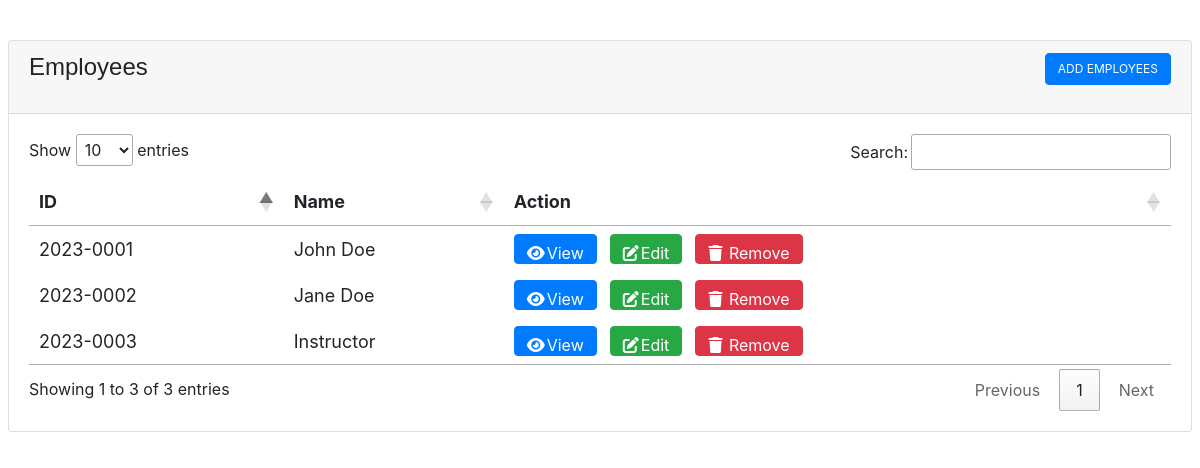
Screenshot of /front_end/employees.php with the database file from the repository.
### tables this page shows
CREATE TABLE `employees` (
  `employee_id` int(11) NOT NULL,
  `idrive_id` varchar(255) NOT NULL,
  `username` varchar(255) NOT NULL,
  `password` varchar(255) NOT NULL,
  `name` varchar(255) NOT NULL,
  `gender` varchar(255) NOT NULL,
  `age` int(11) NOT NULL,
  `email` varchar(255) NOT NULL,
  `contact_number` varchar(12) NOT NULL,
  `position` varchar(255) NOT NULL,
  `instructor_course` varchar(255) DEFAULT NULL,
  `vehicle_type` varchar(255) NOT NULL DEFAULT 'N/A',
  `date_registered` date NOT NULL DEFAULT current_timestamp(),
  `salary` decimal(10,2) NOT NULL,
  `status` int(11) NOT NULL DEFAULT 1 COMMENT 'working=1 notworking=2'
);

### front_end/employees.php (the view, shortened to what this page needs)
<?php include('../backend/db_connect.php');?>
<!DOCTYPE html>
<html>
    <head>
    <link rel="stylesheet" href="https://cdnjs.cloudflare.com/ajax/libs/font-awesome/6.4.0/css/all.min.css">
    <link rel="stylesheet" href="https://cdn.jsdelivr.net/npm/bootstrap@4.3.1/dist/css/bootstrap.min.css">
    <link rel="stylesheet" href="https://cdn.datatables.net/1.13.4/css/jquery.dataTables.css">
    <link href="../css/employees.css?v=<?php echo time(); ?>" rel="stylesheet" type="text/css"/>
    </head>
    <body>
        <div class="container-fluid mt-3">
            <div class="row pt-3">
                <div class="col-lg p-2" style="background-color:white;">
                    <div class="card">
                        <div class="card-header">
                            <div class="row">
                                <div class="col"><h4>Employees</h4></div>
                                <div class="col"><button type="button" id="add_employee" class="btn btn-primary mb-3 float-right" data-toggle="modal" data-target="#employees-modal"><span>ADD EMPLOYEES</span></button></div>
                            </div>
                        </div>
                        <div class="card-body">
                            <table id="myTable">
                                <thead>
                                <tr>
                                    <th>ID</th>
                                    <th>Name</th>
                                    <th>Action</th>
                                </tr>
                                </thead>
                                <tbody>
                                <?php
                                $sql = "SELECT * FROM employees where status = 1";
                                $stmt = $conn->prepare($sql);
                                $stmt->execute();
                                $rows = $stmt->fetchAll(PDO::FETCH_ASSOC);
                                    foreach($rows as $row) {
                                        $id = $row['idrive_id'];
                                        ?>
                                        <tr>
                                            <td><?php echo $row['idrive_id'] ?></td>
                                            <td><?php echo $row['name'] ?></td>
                                            <td class="d-flex justify-content-start">
                                            <form action="../backend/remove_employee.php" method="GET" onsubmit="return confirm('Are you sure you want to remove employee <?php echo $row['name'];?>?')">
                                                <button style="height:30px;" type="button" class="btn btn-primary" data-toggle="modal" data-target="#employee-info<?php echo $id ?>" onclick="setEmployeeID('<?php echo $id ?>')"><i class="fa-solid fa-eye"></i>View</button>
                                                <button style="height:30px;" type="button" class="btn btn-success ml-2 mr-2" data-toggle="modal" data-target="#modalicious<?php echo $id ?>"><i class="fa-solid fa-pen-to-square"></i>Edit</button>
                                                <button style="height:30px;" type="submit" class="btn btn-danger">
                                                    <i class="fa-solid fa-trash"></i> Remove
                                                </button>
                                            </form>
                                            </td>
                                        </tr>
                                        <?php
                                    }
                                ?>
                                </tbody>
                            </table>
                        </div>
                    </div>
                </div>
            </div>
        </div>
    </body>
</html>

### css/employees.css (style rules this page uses)
#myTable th { font-size: 1.5vw; }
#myTable i { margin-right: 2px; }
#myTable td { font-size: 1.5vw; }
#add_employee { font-size: 1vw; }
h4 { font-size: 24px; font-family: Impact, Haettenschweiler, 'Arial Narrow Bold', sans-serif; }

### rows the page displays
employees: idrive "2023-0001", name "John Doe"
employees: idrive "2023-0002", name "Jane Doe"
employees: idrive "2023-0003", name "Instructor"
